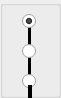
  <widget class="QGroupBox" name="groupBox_3">
   <property name="geometry">
    <rect>
     <x>499</x>
     <y>215</y>
     <width>61</width>
     <height>98</height>
    </rect>
   </property>
   <property name="title">
    <string/>
   </property>
   <widget class="QRadioButton" name="panelBattery2">
    <property name="geometry">
     <rect>
      <x>22</x>
      <y>40</y>
      <width>21</width>
      <height>22</height>
     </rect>
    </property>
    <property name="text">
     <string/>
    </property>
   </widget>
   <widget class="QRadioButton" name="panelBattery1">
    <property name="geometry">
     <rect>
      <x>22</x>
      <y>10</y>
      <width>21</width>
      <height>22</height>
     </rect>
    </property>
    <property name="text">
     <string/>
    </property>
    <property name="checked">
     <bool>true</bool>
    </property>
   </widget>
   <widget class="QRadioButton" name="panelBattery3">
    <property name="geometry">
     <rect>
      <x>22</x>
      <y>70</y>
      <width>21</width>
      <height>22</height>
     </rect>
    </property>
    <property name="text">
     <string/>
    </property>
   </widget>
   <widget class="Line" name="panelline2">
    <property name="geometry">
     <rect>
      <x>19</x>
      <y>26</y>
      <width>20</width>
      <height>20</height>
     </rect>
    </property>
    <property name="frameShadow">
     <enum>QFrame::Plain</enum>
    </property>
    <property name="lineWidth">
     <number>3</number>
    </property>
    <property name="orientation">
     <enum>Qt::Vertical</enum>
    </property>
   </widget>
   <widget class="Line" name="panelline3">
    <property name="geometry">
     <rect>
      <x>19</x>
      <y>56</y>
      <width>20</width>
      <height>20</height>
     </rect>
    </property>
    <property name="frameShadow">
     <enum>QFrame::Plain</enum>
    </property>
    <property name="lineWidth">
     <number>3</number>
    </property>
    <property name="orientation">
     <enum>Qt::Vertical</enum>
    </property>
   </widget>
   <widget class="Line" name="panelline4">
    <property name="geometry">
     <rect>
      <x>20</x>
      <y>85</y>
      <width>20</width>
      <height>13</height>
     </rect>
    </property>
    <property name="frameShadow">
     <enum>QFrame::Plain</enum>
    </property>
    <property name="lineWidth">
     <number>4</number>
    </property>
    <property name="orientation">
     <enum>Qt::Vertical</enum>
    </property>
   </widget>
   <zorder>panelline3</zorder>
   <zorder>panelBattery3</zorder>
   <zorder>panelline2</zorder>
   <zorder>panelBattery2</zorder>
   <zorder>panelBattery1</zorder>
   <zorder>panelline4</zorder>
  </widget>
